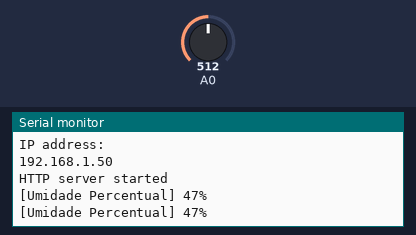
The sketch below on a simulated ESP8266 (NodeMCU). Parts: the last lines printed to the serial monitor. Inputs (shaded band) come from the test bench; at power-on: A0 = 512. WiFi joins after 1.5 s; servers stay silent unless stated.

Above: at 2.7 s.
2.8 s: A0 set to 490
At 4.1 s:
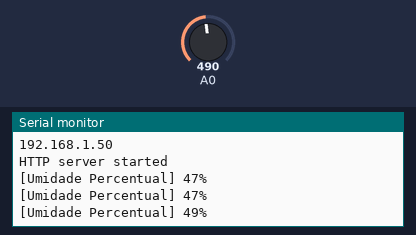
4.3 s: A0 set to 390
At 5.4 s:
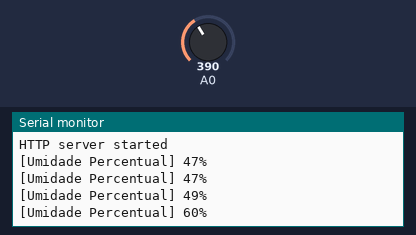
Timing chart, 0 to 7.3 s (numbered marks = the images above; inputs shaded):
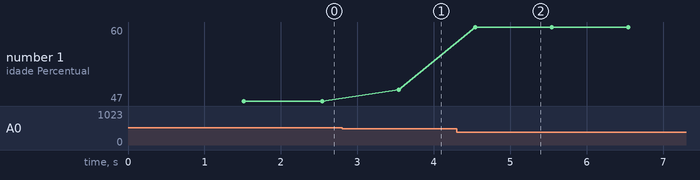

Measured:
- after the input at 2.8 s, the serial monitor: prints a new line after 0.74 s (image 1)
- after the input at 4.3 s, the serial monitor: prints a new line after 0.24 s (image 2)
- plotted number 1: 47 → 49 after the input at 2.8 s, 49 → 60 after the input at 4.3 s

The sketch:

smartPlant.ino
```cpp
#include <ESP8266WebServer.h>
#include <ESP8266HTTPClient.h>
#include <ESP8266WiFi.h>
#include <ArduinoJson.h>
#include "DHT.h"

#define DHTPIN D5 // pino que estamos conectado
#define DHTTYPE DHT11 // DHT 11

const char* wifiName = "NOME DA SUA REDE";
const char* wifiPass = "SENHA DA SUA REDE";

DHT dht(DHTPIN, DHTTYPE);

ESP8266WebServer server(80);  //Define server object

//Handles http request
void handleData() {
  String webPage;
  StaticJsonBuffer<500> jsonBuffer;
  JsonObject& data = jsonBuffer.createObject();

  int h = dht.readHumidity();
  int t = dht.readTemperature();
  int leitura = analogRead(0);

  data["temperature"] = (String)t + "°C";
  data["humidity"] = (String)h + "%";

  data["sensor0"] = (String)(int)FazLeituraUmidade() + "%";
  data["solo_status0"] = retornaStatusSolo(leitura);

  data.printTo(webPage);  //Store JSON in String variable
  server.send(200, "text/html", webPage);
}

// the setup function runs once when you press reset or power the board
void setup() {

  Serial.begin(9600);
  delay(10);
  Serial.println();
  dht.begin();
  Serial.print("Connecting");

  WiFi.begin(wifiName, wifiPass);   //Connect to WiFi

  while (WiFi.status() != WL_CONNECTED) {
    delay(500);
    Serial.print(".");
  }

  Serial.println("");
  Serial.println("WiFi connected");
  Serial.println("IP address: ");
  Serial.println(WiFi.localIP());   //You can get IP address assigned to ESP

  server.on("/", handleData);      //Associate handler function to web requests

  server.begin(); //Start web server
  Serial.println("HTTP server started");
}

String retornaStatusSolo(int byteSolo)
{
  String valorSolo;

    if (byteSolo > 0 && byteSolo < 400)
    {
        valorSolo = "Solo umido";
    }

    if (byteSolo > 400 && byteSolo < 800)
    {
        valorSolo = "Umidade moderada";
    }

    if (byteSolo > 800 && byteSolo < 1024)
    {
        valorSolo = "Solo seco";
    }

    return valorSolo;
}

float FazLeituraUmidade(void)
{
    int ValorADC;
    float UmidadePercentual;

     ValorADC = analogRead(0);   //978 -> 3,3V

     //Serial.print("[Leitura ADC] ");
     //Serial.println(ValorADC);

     //Quanto maior o numero lido do ADC, menor a umidade.
     //Sendo assim, calcula-se a porcentagem de umidade por:
     //
     //   Valor lido                 Umidade percentual
     //      _    0                           _ 100
     //      |                                |
     //      |                                |
     //      -   ValorADC                     - UmidadePercentual
     //      |                                |
     //      |                                |
     //     _|_  978                         _|_ 0
     //
     //   (UmidadePercentual-0) / (100-0)  =  (ValorADC - 978) / (-978)
     //      Logo:
     //      UmidadePercentual = 100 * ((978-ValorADC) / 978)

     UmidadePercentual = 100 * ((978-(float)ValorADC) / 978);
     Serial.print("[Umidade Percentual] ");
     Serial.print((int)UmidadePercentual);
     Serial.println("%");

     return (int)UmidadePercentual;
}

void loop() {
  //Handle Clinet requests
  server.handleClient();
  FazLeituraUmidade();

  delay(1000);
}
```
